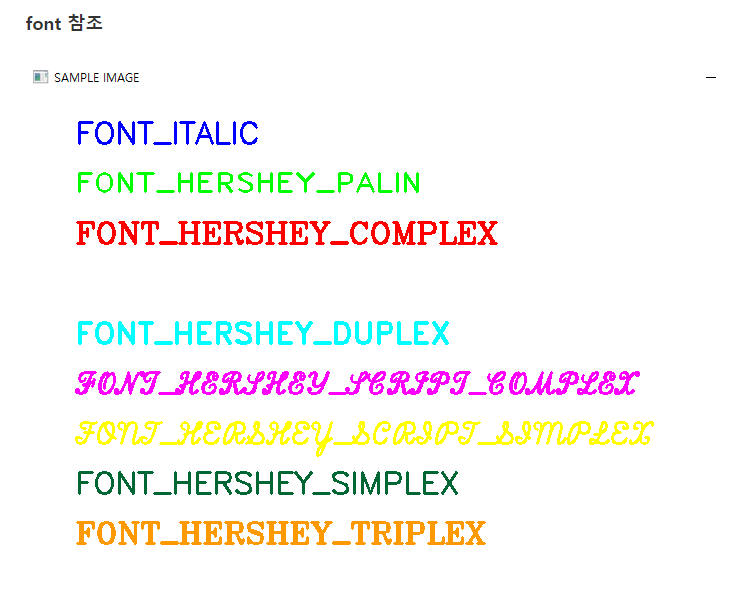
#> input picture imgs/font.PNG, 733 x 610 px, found by its file name
$ python Rotation.py
#> lines starting #> are read from the running program, lines starting #| are printed output that depends on the picture
# 회전 행렬을 사용하면 이미지를 회전시킬 수 있다.
# openCV에서는 getRotationMatrix2D 함수를 사용해 회전행렬을 생성하고
# warpAffine 함수를 사용해 이미지에 회전 변형을 가한다. getRotationMatrix2D 함수는
# 배율 및 회전 중심 좌표가 추가된 회전행렬을 사용한다.

# 이미지를 반시계 방향으로 45도 회전시킨다.


import cv2 as cv

img_color = cv.imread('imgs/font.PNG', cv.IMREAD_COLOR)
#> img_color is the input picture: shape (610, 733, 3); mean B, G, R 244, 246, 249
cv.namedWindow('Color', cv.WINDOW_NORMAL)  #사이즈 조절을 가능하게 하기 위해 2번 인자를 노말로 줌 + 미리 윈도우 선언
cv.resizeWindow('Color', 854, 480)
cv.imshow('Color', img_color)

height, width = img_color.shape[:2]
#> height = 610; width = 733

#이미지 중앙을 중심으로 반시계 방향으로 45도 회전시키는 행렬을 생성한다.
m = cv.getRotationMatrix2D((width/2.0, height/2.0), 45, 1)
#cv.getRotationMatrix2D( (회전의 중심좌표), 회전 각도(양수가 반시계), 이미지 배율(1이면 원본) )

#회전 행렬 m을 이미지 img_color 에 적용한다.
img_rotation = cv.warpAffine(img_color, m, (width, height))
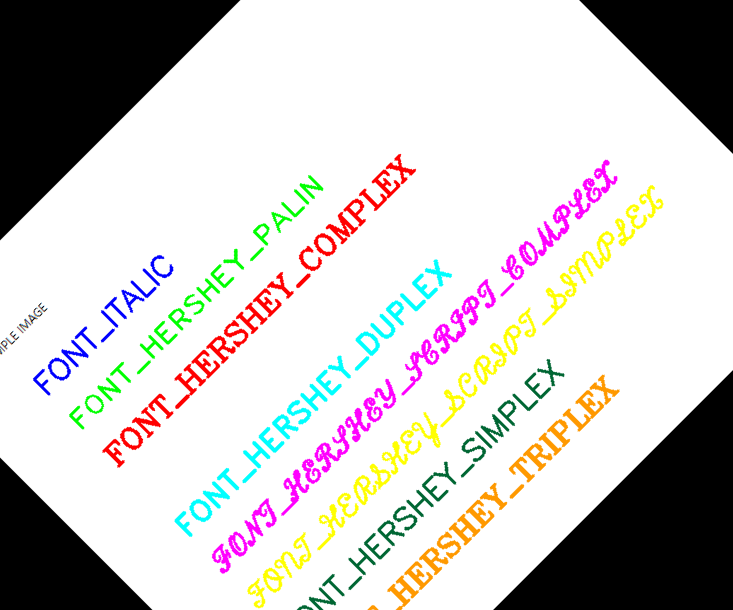
#> img_rotation: shape (610, 733, 3); mean B, G, R 198.6, 200.3, 203.1

cv.imshow('Rotation', img_rotation)
cv.waitKey(0)

cv.destroyAllWindows()
